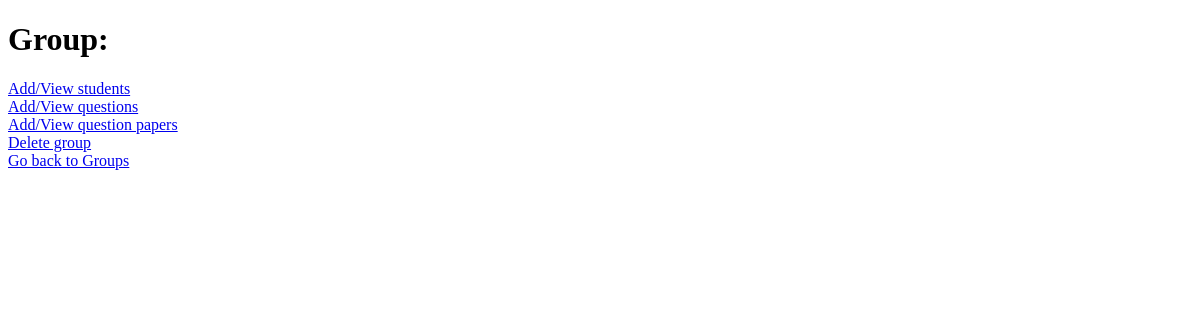
The app's page /prof/profusername/viewgroups/3, older data.
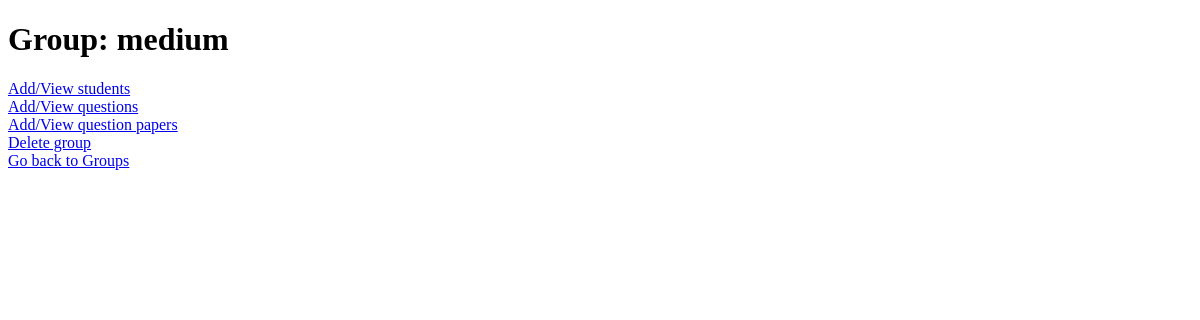
The same page, newer data.
### main/models.py (models this page shows, shortened)
class Special_Students(models.Model):
    professor = models.ForeignKey(User,limit_choices_to={'groups__name': "Professor"}, on_delete=models.CASCADE)
    students = models.ManyToManyField(User, limit_choices_to={'groups__name': "Student"}, related_name='students')
    questions = models.ManyToManyField(Question_DB)
    category_name = models.CharField(max_length=10)
    question_papers = models.ManyToManyField(Question_Paper)

### prof/views.py (the view)
# urls.py: path('<str:prof_username>/viewgroups/<int:group_id>', views.view_specific_group, name='view_specific_group'),
def view_specific_group(request,prof_username, group_id):
    prof = User.objects.get(username=prof_username)
    group = Special_Students.objects.filter(professor=prof,pk=group_id).first()
    return render(request, 'prof/view_specific_group.html', {
        'group': group, 'prof':prof
    })

### prof/templates/prof/view_specific_group.html (shortened to what this page needs)
<!DOCTYPE html>
<html lang="en">
<head>
</head>
<body>
    <h1>Group: {{ group.category_name}}</h1>
    <a href="{% url 'prof:view_students_in_group' prof.username group.id %}">Add/View students</a><br>
    <a href="{% url 'prof:view_questions_in_group' prof.username group.id %}">Add/View questions</a><br>
    <a href="{% url 'prof:view_questionpaper_in_group' prof.username group.id %}">Add/View question papers</a><br>
    <a href="{% url 'prof:delete_group' prof.username group.id %}">Delete group</a><br>
    <a href="{% url 'prof:view_groups' prof.username %}">Go back to Groups</a>
</body>
</html>

Row changes from the older to the newer data that the page shows:
added Special_Students: category_name "medium"
